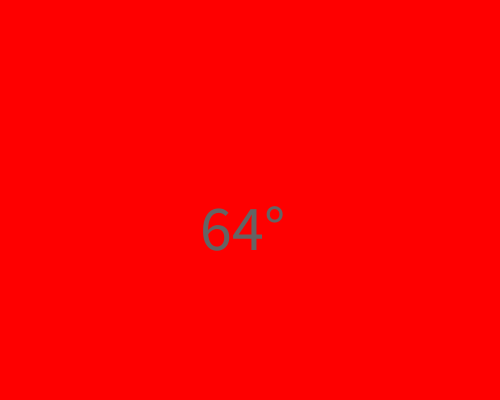
Frame 1 (no input)
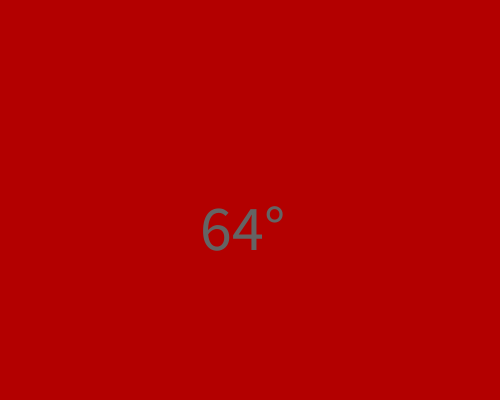
Frame 60 (the mouse pressed at the canvas centre just before this capture)
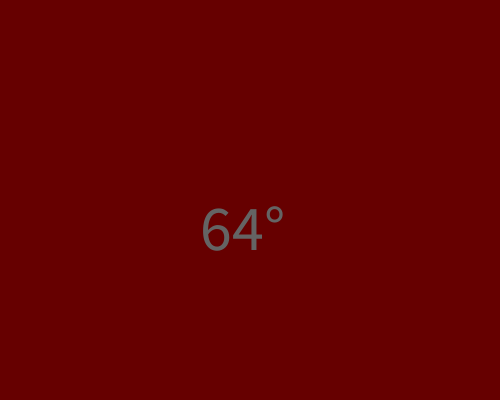
Frame 120 (the mouse held since frame 60 and released just before this capture)

The Processing sketch that drew these frames (run headless with seeded random() and noise(); from frame 60 on, the mouse is pressed at the canvas centre):

// Processing sketch: Weather_
// ── Weather_.pde
int r = 0; 
int g = 0; 
int b = 0; 
color myColor1 = color(r, g, b); 
color myColor2 = color(r, g, b); 

boolean over = false; 

//number of colors between our 2 colors the background will have 
float steps = 200; 
//count what step we are on 
int counter = 1; 
//tells us which direction we are moving 
boolean forward = true; 
//precent of each step 
float s = (100/steps)/100; 


int temp = int(random(100)); 

void setup() { 
  size(500, 400); 
  //frameRate(1); 
  myColor1 = color(255, 0, 0); 
  myColor2 = color(0, 0, 0); 


  //println(myColor1); 
  //println(myColor2);
} 

void draw() { 
  // is our counter equal to total steps 
  if (counter == steps) { 
    // swtich direction 
    forward = !forward; 
    //reset our counter 
    counter = 0;
  } else if (counter < steps && forward) { 
    //get the color at each steop between our two colors moving in one direction
    color c = lerpColor(myColor1, myColor2, s*counter); 
    //set background
    background(c); 
    //set counter to next step
    counter++;
  } else if (counter < steps && !forward) { 
    //get the color at each steop between our two colors moving in other direction
    color c = lerpColor(myColor2, myColor1, s*counter); 
    //set background
    background(c); 
    //set counter to next step
    counter++;
  } 
  //call the function to write the temp
  writeTemp(temp);
} 




void writeTemp(int temp) { 
  //get the temp and cast it as a string
  String t = str(temp); 
  //add the degree symbol to the string
  t += "°"; 
  //set the color of the text
  fill(100); 
  //set the text size
  textSize(64); 
  //write the text to the screen
  text(t, height/2, width/2);
}
